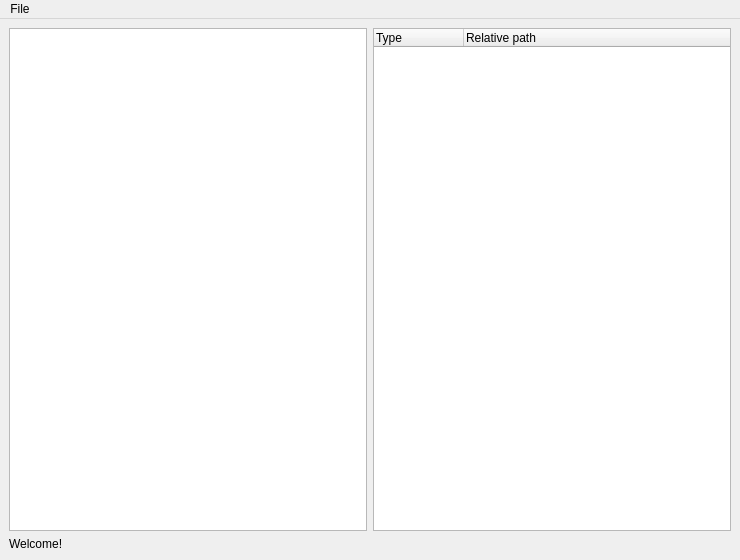
<?xml version="1.0" encoding="UTF-8"?>
<ui version="4.0">
 <class>MainWindow</class>
 <widget class="QMainWindow" name="MainWindow">
  <property name="geometry">
   <rect>
    <x>0</x>
    <y>0</y>
    <width>740</width>
    <height>560</height>
   </rect>
  </property>
  <property name="minimumSize">
   <size>
    <width>740</width>
    <height>560</height>
   </size>
  </property>
  <property name="windowTitle">
   <string>Snuffbox Packer</string>
  </property>
  <widget class="QWidget" name="centralwidget">
   <property name="sizePolicy">
    <sizepolicy hsizetype="Expanding" vsizetype="Expanding">
     <horstretch>0</horstretch>
     <verstretch>0</verstretch>
    </sizepolicy>
   </property>
   <property name="minimumSize">
    <size>
     <width>740</width>
     <height>540</height>
    </size>
   </property>
   <layout class="QVBoxLayout" name="verticalLayout_2">
    <item>
     <layout class="QVBoxLayout" name="verticalLayout">
      <property name="sizeConstraint">
       <enum>QLayout::SetNoConstraint</enum>
      </property>
      <item>
       <layout class="QHBoxLayout" name="horizontalLayout_2">
        <property name="sizeConstraint">
         <enum>QLayout::SetNoConstraint</enum>
        </property>
        <item>
         <widget class="QTreeView" name="fileBrowser">
          <property name="minimumSize">
           <size>
            <width>320</width>
            <height>480</height>
           </size>
          </property>
         </widget>
        </item>
        <item>
         <widget class="QTreeWidget" name="packageTable">
          <property name="sizePolicy">
           <sizepolicy hsizetype="Expanding" vsizetype="Expanding">
            <horstretch>0</horstretch>
            <verstretch>0</verstretch>
           </sizepolicy>
          </property>
          <property name="minimumSize">
           <size>
            <width>320</width>
            <height>480</height>
           </size>
          </property>
          <attribute name="headerDefaultSectionSize">
           <number>90</number>
          </attribute>
          <column>
           <property name="text">
            <string>Type</string>
           </property>
          </column>
          <column>
           <property name="text">
            <string>Relative path</string>
           </property>
          </column>
         </widget>
        </item>
       </layout>
      </item>
      <item>
       <widget class="QLabel" name="statusLabel">
        <property name="text">
         <string>Welcome!</string>
        </property>
       </widget>
      </item>
     </layout>
    </item>
   </layout>
  </widget>
  <widget class="QMenuBar" name="menuBar">
   <property name="geometry">
    <rect>
     <x>0</x>
     <y>0</y>
     <width>740</width>
     <height>21</height>
    </rect>
   </property>
   <widget class="QMenu" name="menuFile">
    <property name="title">
     <string>File</string>
    </property>
    <addaction name="actionNew"/>
    <addaction name="actionOpen"/>
    <addaction name="separator"/>
    <addaction name="actionSave"/>
    <addaction name="actionSaveAs"/>
    <addaction name="separator"/>
    <addaction name="actionExit"/>
   </widget>
   <addaction name="menuFile"/>
  </widget>
  <action name="actionNew">
   <property name="text">
    <string>New</string>
   </property>
   <property name="shortcut">
    <string>Ctrl+N</string>
   </property>
  </action>
  <action name="actionOpen">
   <property name="text">
    <string>Open</string>
   </property>
   <property name="shortcut">
    <string>Ctrl+O</string>
   </property>
  </action>
  <action name="actionSave_As">
   <property name="text">
    <string>Save</string>
   </property>
  </action>
  <action name="actionSave_As_2">
   <property name="text">
    <string>Save As</string>
   </property>
  </action>
  <action name="actionSave">
   <property name="text">
    <string>Save</string>
   </property>
   <property name="shortcut">
    <string>Ctrl+S</string>
   </property>
  </action>
  <action name="actionSaveAs">
   <property name="text">
    <string>Save As</string>
   </property>
   <property name="shortcut">
    <string>Ctrl+Shift+S</string>
   </property>
  </action>
  <action name="actionExit">
   <property name="text">
    <string>Exit</string>
   </property>
   <property name="shortcut">
    <string>Ctrl+Q</string>
   </property>
  </action>
 </widget>
 <resources/>
 <connections/>
</ui>
